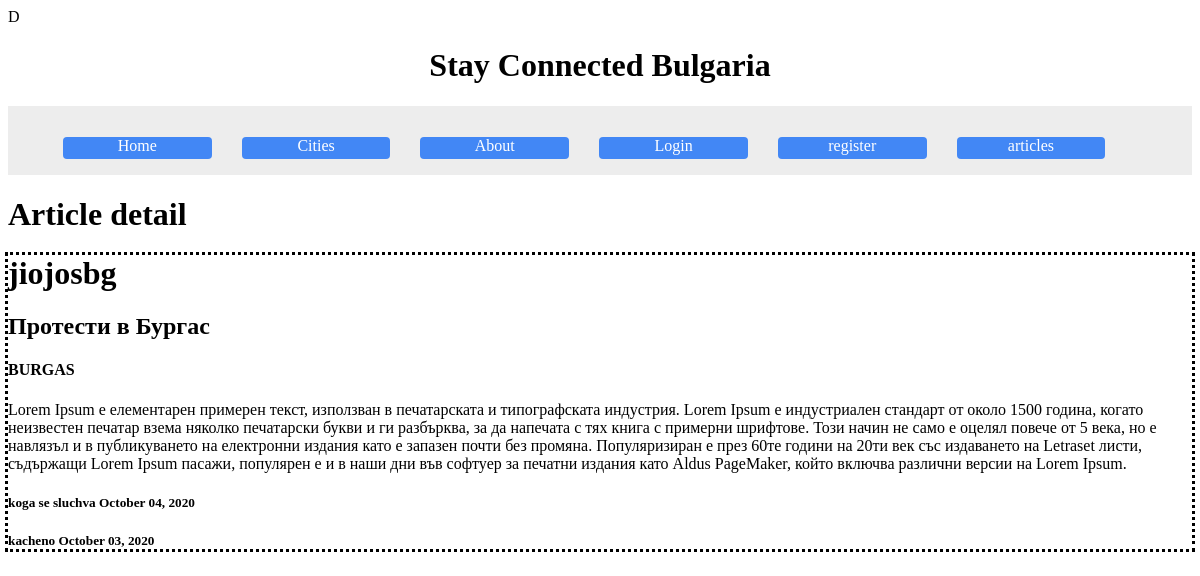
The page /articles/detail/2/ on the database as committed earlier.
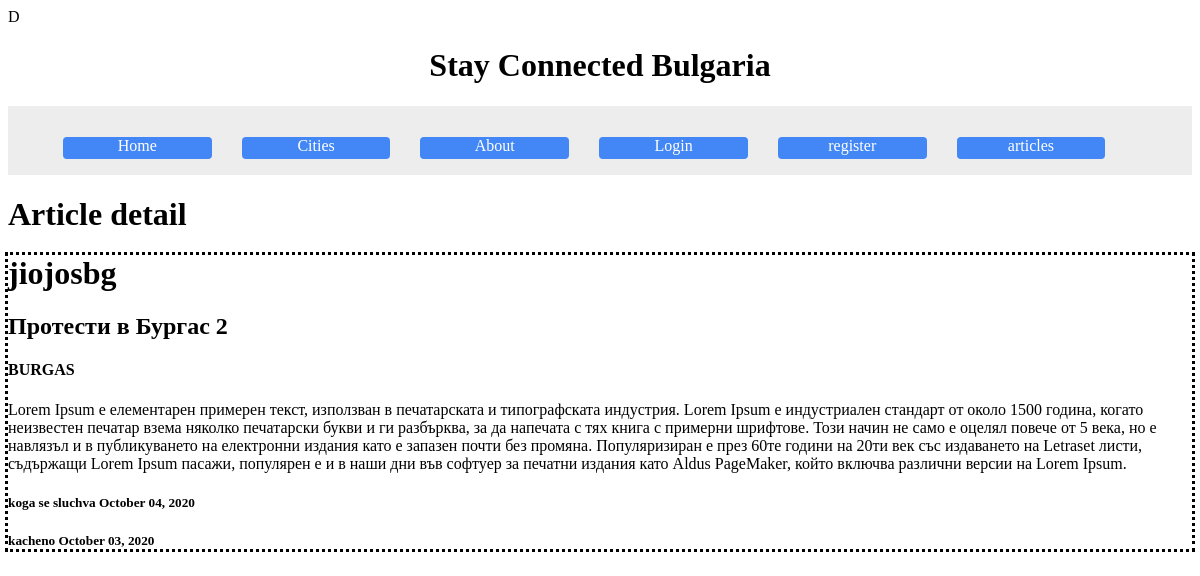
The same page on the database as committed later.
### articles/models.py (models this page shows, shortened)
class Article(models.Model):
    title = models.CharField(max_length=100)
    content = models.TextField()
    date_posted = models.DateTimeField(default=timezone.now)
    date_of_action = models.DateTimeField(default=timezone.now)
    cities = [
    ('SOFIA', 'Sofia'),
    ('BURGAS', 'Burgas'),
    ('PLOVDIV', 'Plovdiv'),
    ('VARNA', 'Varna'),
    ('RUSE', 'Ruse'),
    ]
    city = models.CharField(
        max_length=10,
        choices=cities,
        default='SOFIA',
    )
    author = models.ForeignKey(User, on_delete=models.CASCADE)

### articles/views.py (the view)
# urls.py: path('detail/<int:pk>/', views.ArticleDetailView.as_view(), name='article-detail'),
class ArticleDetailView(DetailView):
    model=Article
    template_name="articles/article_detail.html"
    context_object_name="article"

### articles/templates/articles/article_detail.html (shortened to what this page needs)
{% extends "pages/base.html" %}
{% block content %}
    <h1>Article detail</h1>
    <div style="outline-style: dotted">
      <h1>{{ article.author }}</h1>
      <h2>{{ article.title }}</h2>
      <h4>{{ article.city }}</h4>
      <p>{{ article.content }}</p>
      <h5>koga se sluchva {{ article.date_of_action|date:"F d, Y" }}</h5>
      <h5>kacheno {{ article.date_posted|date:"F d, Y" }}</h5>
    </div>
{% endblock content %}

Rows that differ between the two databases and show on the page:
changed Article "BURGAS": title "Протести в Бургас" → "Протести в Бургас 2"
